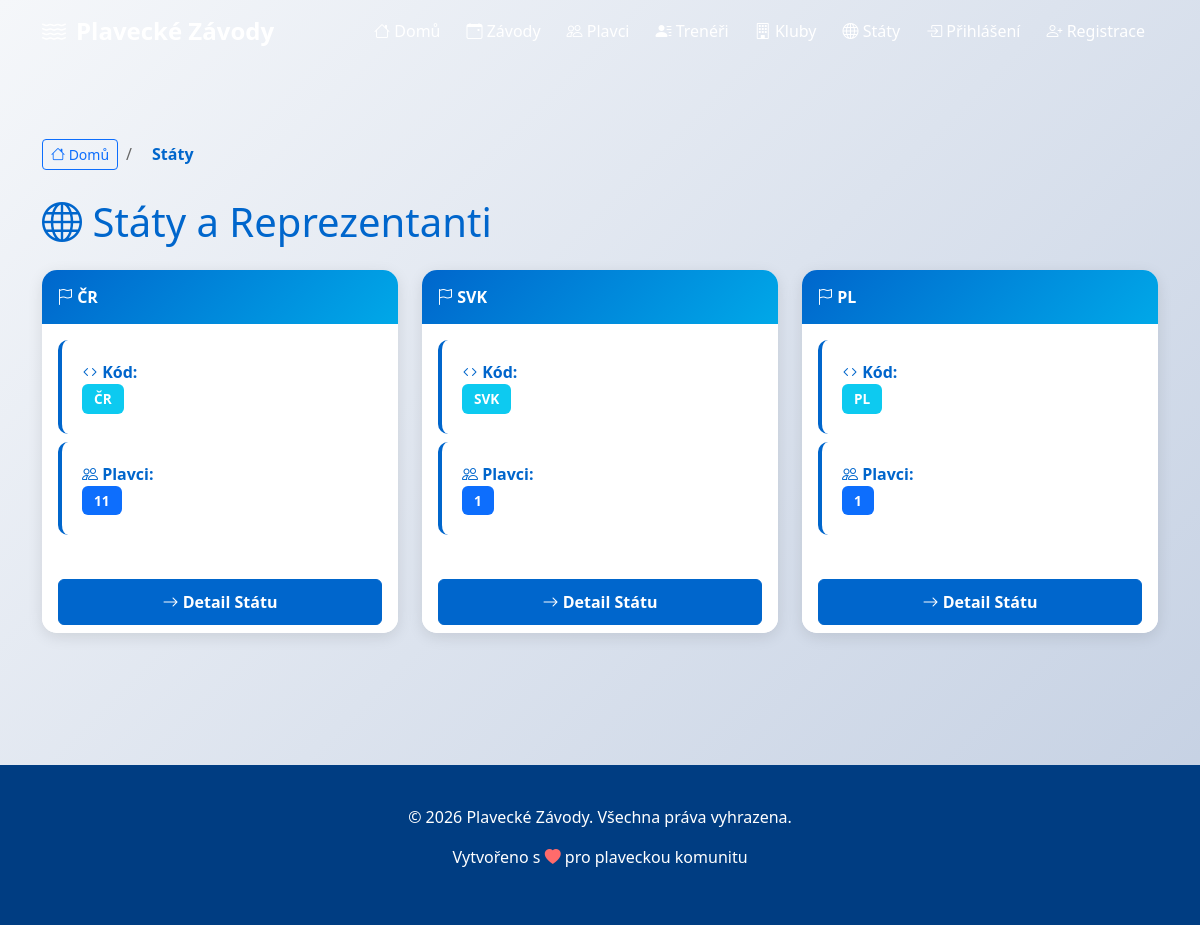
Screenshot of /stavy/ with the database file from the repository.
### zavody/models.py (models this page shows, shortened)
class Stat(models.Model):
    stat_id = models.AutoField(primary_key=True)
    nazev = models.CharField(max_length=4, unique=True)  # CZE, SVK, POL, GER, UKR
    hymna = models.CharField(max_length=255, blank=True, null=True)
    class Meta:
        db_table = 'stat'
        verbose_name = 'Stát'
        verbose_name_plural = 'Státy'

### zavody/views.py (the view)
# urls.py: path('stavy/', views.stat_list, name='stat_list'),
def stat_list(request):
    stavy = Stat.objects.all()
    context = {'stavy': stavy}
    return render(request, 'zavody/stat_list.html', context)

### zavody/templates/zavody/stat_list.html (shortened to what this page needs)
{% extends 'base.html' %}
{% block content %}
<div class="container py-5">
    <nav aria-label="breadcrumb" class="mb-4" style="display: flex; gap: 0.5rem; align-items: center;">
        <a href="{% url 'home' %}" class="btn btn-sm btn-outline-primary">
            <i class="bi bi-house"></i> Domů
        </a>
        <span style="color: #666;">/</span>
        <span style="padding: 0.5rem 0.75rem; color: #0066cc; font-weight: 600;">Státy</span>
    </nav>
    <h1 class="mb-4" style="color: var(--primary-color);">
        <i class="bi bi-globe"></i> Státy a Reprezentanti
    </h1>
    {% if stavy %}
        <div class="row">
            {% for stat in stavy %}
                <div class="col-md-6 col-lg-4 mb-4">
                    <div class="card h-100">
                        <div class="card-header">
                            <i class="bi bi-flag"></i> {{ stat.nazev }}
                        </div>
                        <div class="card-body">
                            <div class="info-box mb-2">
                                <strong><i class="bi bi-code"></i> Kód:</strong><br>
                                <span class="badge bg-info">{{ stat.nazev }}</span>
                            </div>
                            <div class="info-box">
                                <strong><i class="bi bi-people"></i> Plavci:</strong><br>
                                {% with stat.plavec_set.count as count %}
                                    <span class="badge bg-primary">{{ count }}</span>
                                {% endwith %}
                            </div>
                        </div>
                        <div class="card-footer bg-white border-top-0">
                            <a href="{% url 'stat_detail' stat.stat_id %}" class="btn btn-primary w-100">
                                <i class="bi bi-arrow-right"></i> Detail Státu
                            </a>
                        </div>
                    </div>
                </div>
            {% endfor %}
        </div>
    {% else %}
        <div class="no-results">
            <i class="bi bi-globe"></i>
            <h4>Žádné státy nenalezeny</h4>
            <p>V databázi nejsou zatím žádné státy.</p>
        </div>
    {% endif %}
</div>
{% endblock %}

### zavody/templates/base.html (style rules this page uses)
:root { --primary-color: #0066cc; --secondary-color: #00a8e8; --dark-color: #003d82; --light-color: #e8f4f8; }
body { font-family: 'Segoe UI', Tahoma, Geneva, Verdana, sans-serif; background: linear-gradient(135deg, #f5f7fa 0%, #c3cfe2 100%); min-height: 100vh; }
.card { border: none; border-radius: 15px; box-shadow: 0 4px 15px rgba(0, 0, 0, 0.1); transition: all 0.3s ease; overflow: hidden; }
.card-header { background: linear-gradient(135deg, var(--primary-color) 0%, var(--secondary-color) 100%); color: white; border: none; font-weight: 600; padding: 15px; }
.badge { padding: 8px 12px; font-size: 0.85rem; font-weight: 600; }
.btn-primary { background-color: var(--primary-color); border-color: var(--primary-color); font-weight: 600; padding: 10px 20px; transition: all 0.3s ease; }
.info-box { background: white; padding: 20px; border-left: 4px solid var(--primary-color); border-radius: 10px; margin-bottom: 20px; }
.info-box strong { color: var(--primary-color); }

### rows the page displays
Stat: nazev "ČR", plavec_set.count "11"
Stat: nazev "SVK", plavec_set.count "1"
Stat: nazev "PL", plavec_set.count "1"
